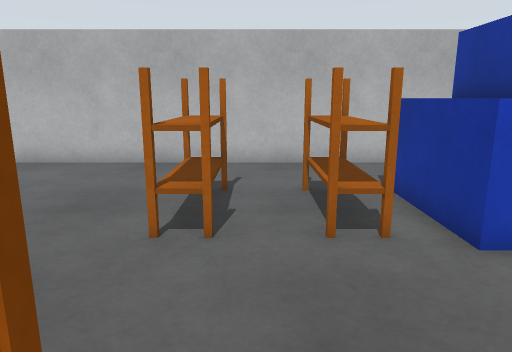
View 1 (above)

15 first-person views from a walk through a robot-simulator world made for Gazebo. The camera is 1 m above the floor, tilts 12° down and sees 70° across. The floor is counted in squares, 0.5 m on a side. Each view is taken from the middle of a square. On the plan, view 1 faces up. The plan holds only what a view shows up to about 19 squares ahead; the rest is blank. The place goes on beyond the plan.

View 2
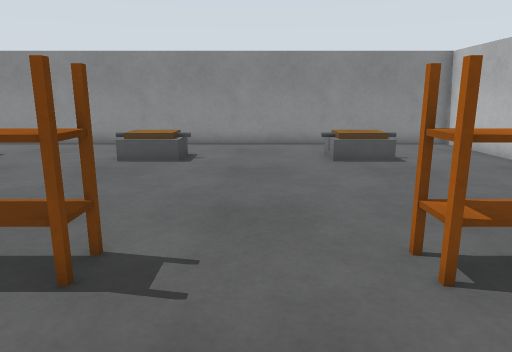

View 3
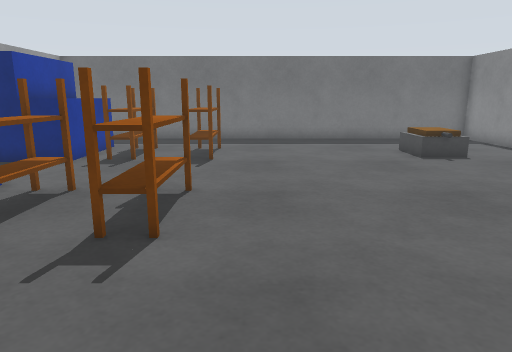

View 4
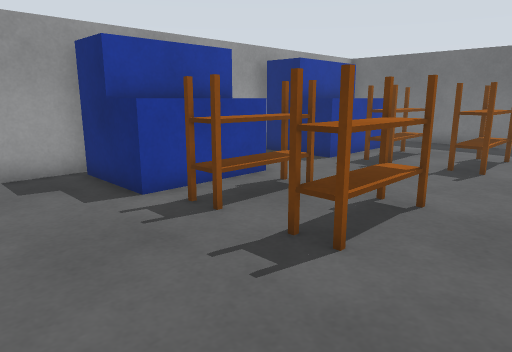

View 5
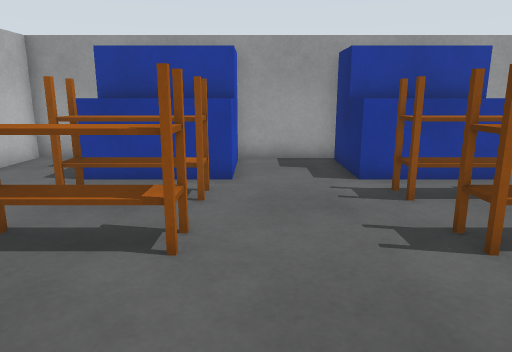

View 6
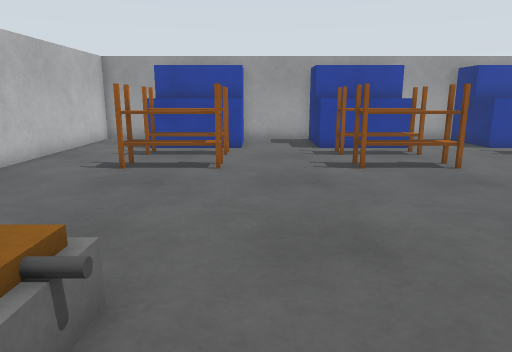

View 7
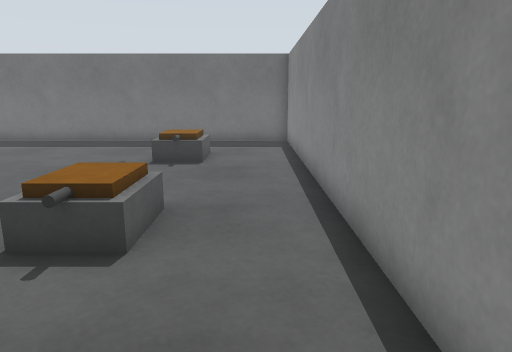

View 8
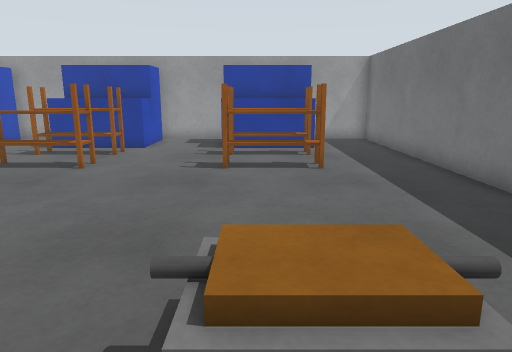

View 9
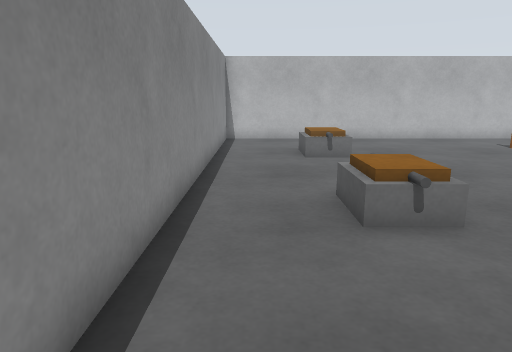

View 10
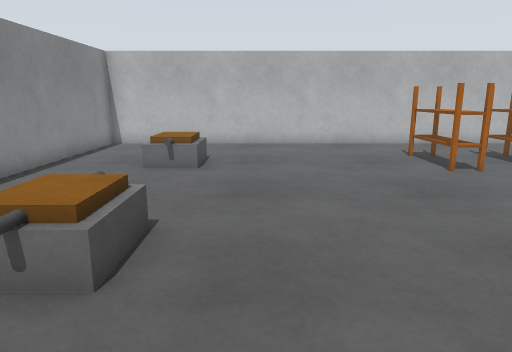

View 11
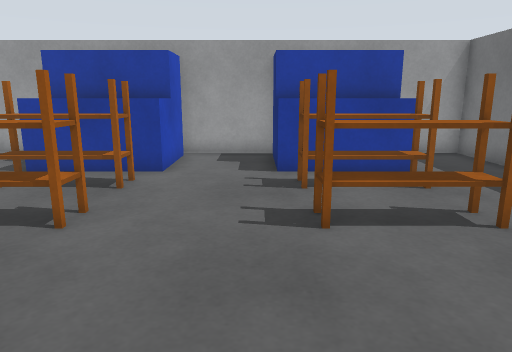

View 12
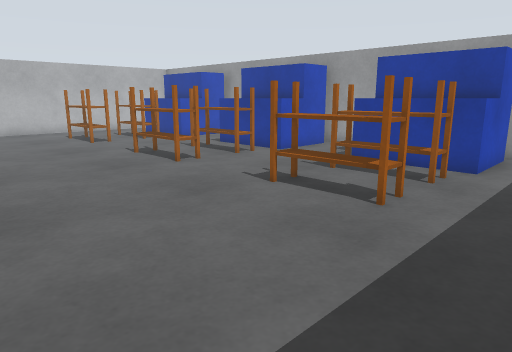

View 13
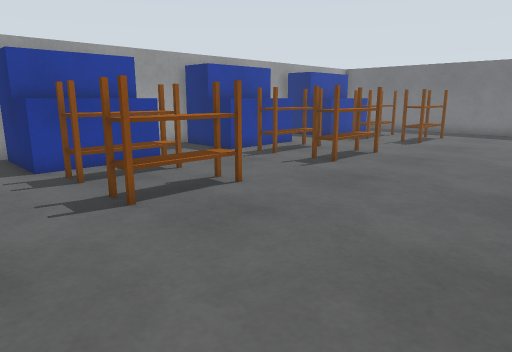

View 14
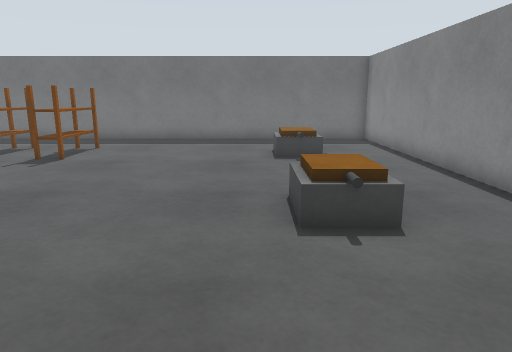

View 15
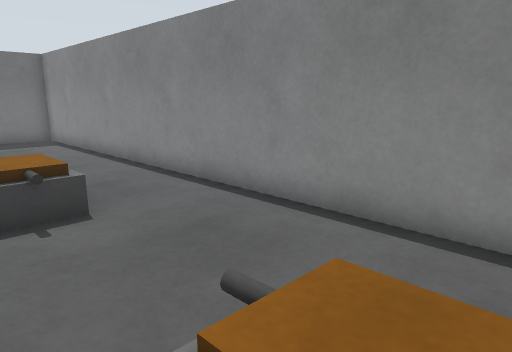

### Floor plan
Points are (right, up) in squares from view 1. A wall is a line through its corners. A room is listed if a view was taken in it or the views show most of it. See-through windows are left out.
Room 1 (views 1, 2, 3, 4, 5, 6, 7, 8, 9, 10, 11, 12, 13, 14, 15)
walls: (6.5, 1) (6.5, 5); (6.5, -6.1) (6.5, -2); (6.5, 8.2) (6.5, 11.5) (-13.5, 11.5) (-13.5, -12.5) (6.5, -12.5) (6.5, -9.2)
objects: pallet (-10, -8) to (-9, -7); pallet (-10, -1) to (-9, 0); pallet (-10, 6) to (-9, 7); conveyor (-9, -9); conveyor (-9, -6); conveyor (-9, -2); conveyor (-9, 1); conveyor (-9, 5); conveyor (-9, 8); rack (-1, -9) to (-1, -6); rack (-1, -2) to (-1, 1); rack (-1, 5) to (-1, 8); rack (1, -9) to (2, -6); rack (1, -2) to (2, 1); rack (1, 5) to (2, 8); truck (3, -9) to (6, -6); truck (3, -2) to (6, 1); truck (3, 5) to (6, 8)

Positions as (right, up) in squares from view 1, and headings:
1: (0, 0), facing up
2: (3, 3), facing left
3: (-3, 6), facing down
4: (-4, 5), facing down-right
5: (-6, 4), facing right
6: (-12, 4), facing right
7: (-12, 5), facing down
8: (-12, -7), facing right
9: (-12, -7), facing up
10: (-7, -5), facing up
11: (-7, -5), facing right
12: (-8, -12), facing up-right
13: (-8, 11), facing down-right
14: (-8, 6), facing down
15: (-8, 7), facing down-left
